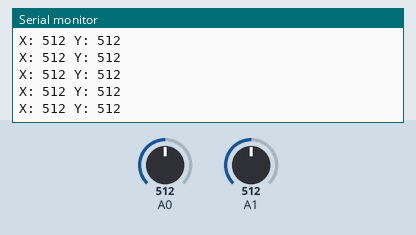
Bench run of a sketch on a simulated Arduino Uno, built with avr-gcc and run on an emulated ATmega328P. On the bench: the last lines printed to the serial monitor. The inputs (shaded band) are chosen by the test bench; at power-on: A0 = 512, A1 = 512.

Above: at 1.2 s.
1.3 s: A0 set to 716
At 1.31 s:
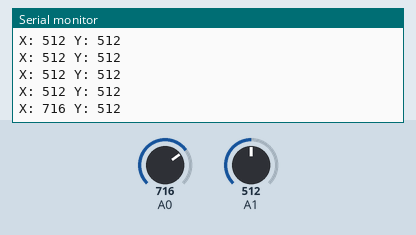
2.8 s: A1 set to 716
At 2.82 s:
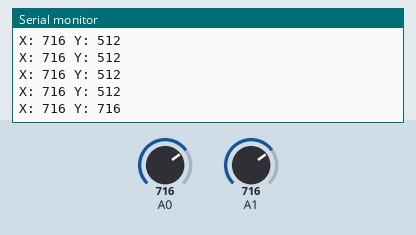
4.3 s: A0 set to 900
At 4.33 s:
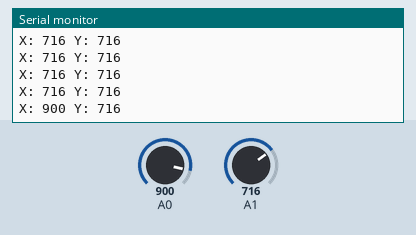
5.8 s: A1 set to 900
At 5.84 s:
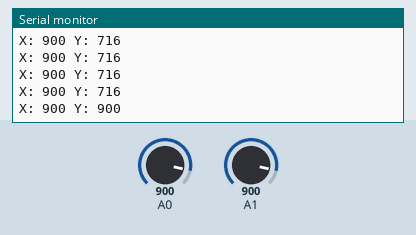
Timing chart, 0 to 8.3 s (numbered marks = the images above; inputs shaded):
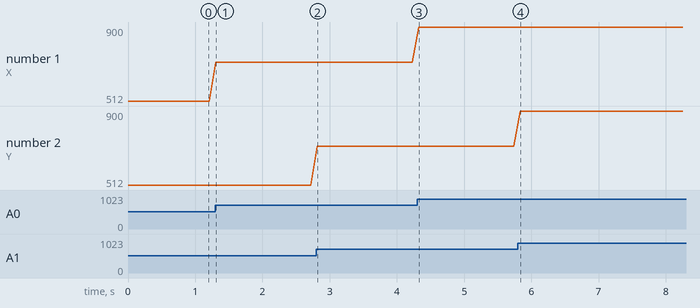

Measured:
- after the input at 1.3 s, the serial monitor: prints a new line at once (image 1)
- after the input at 2.8 s, the serial monitor: prints a new line at once (image 2)
- after the input at 4.3 s, the serial monitor: prints a new line at once (image 3)
- after the input at 5.8 s, the serial monitor: prints a new line at once (image 4)
- plotted number 1: 512 → 716 after the input at 1.3 s, 716 → 900 after the input at 4.3 s

The sketch:

potenciometro_x_y1.ino
```cpp
void setup() {
  Serial.begin(9600);
}

void loop() {
  int xValue = analogRead(A0);
  int yValue = analogRead(A1);
  Serial.print("X: ");
  Serial.print(xValue);
  Serial.print(" Y: ");
  Serial.println(yValue);
  delay(100);
}
```
